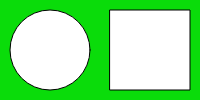
Frame 1 (no input)
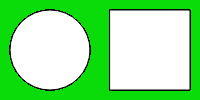
Frame 60 (no input)
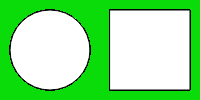
Frame 120 (the mouse pressed at the canvas centre since frame 60)

The p5.js sketch that drew these frames (run headless with seeded random() and noise() and a simulated clock; from frame 60 on, the mouse is pressed at the canvas centre):

// p5.js sketch
// ── sketch.js

function setup() {
  createCanvas(200, 100);
  background(10, 220, 10);
}

function draw() {
  circle(50, 50, 80);
  square(110, 10, 80);
}
